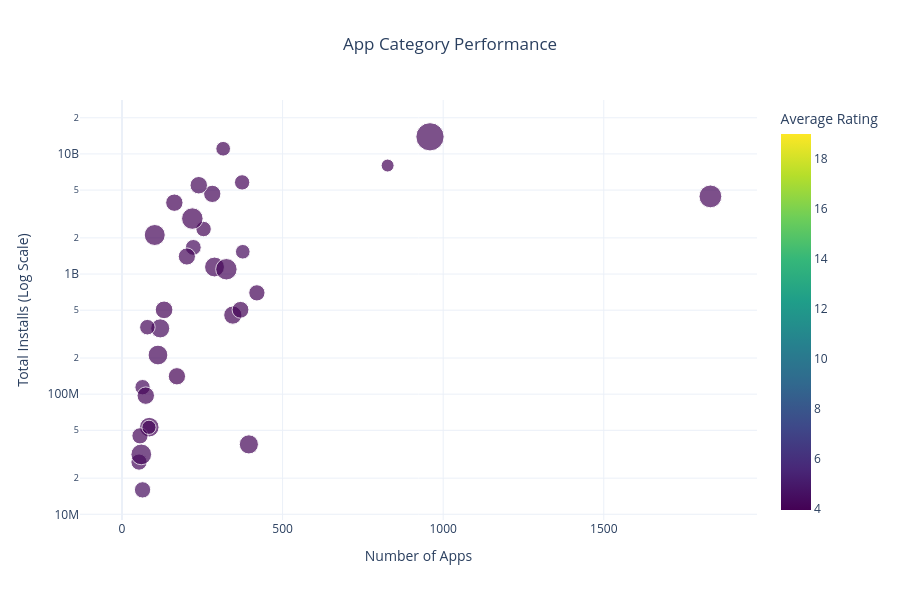

This figure's notebook cell:
### Markdown cell above
## 9. Interactive Visualization

Plotly provides a browser-based interactive view. Hovering reveals category, average rating, installs and app count, while the log-scaled install axis makes small and very large categories visible together.

### Code cell
# ============================================================
# 9. Creating an interactive plot for exploring categories
# ============================================================

try:
    import plotly.express as px

    # Creating a summary of each app category
    interactive_category = (
        apps.groupby("Category")
        .agg(
            app_count=("App", "nunique"),
            avg_rating=("Rating", "mean"),
            total_installs=("Installs", "sum"),
            avg_size_mb=("Size_MB", "mean")
        )
        .reset_index()
    )

    # Replacing the missing app-size averages so plotly can size every bubble
    interactive_category["avg_size_mb"] = (
        interactive_category["avg_size_mb"]
        .fillna(apps["Size_MB"].median())
        .clip(lower=0.1)
    )

    # Rounding the ratings to make the interactive display easier to read
    interactive_category["avg_rating"] = interactive_category["avg_rating"].round(2)

    # Creating the interactive scatter plot
    fig = px.scatter(
        interactive_category,
        x="app_count",
        y="total_installs",
        size="avg_size_mb",
        color="avg_rating",
        hover_name="Category",
        hover_data={
            "app_count": ":,",
            "total_installs": ":,",
            "avg_rating": ":.2f",
            "avg_size_mb": ":.1f"
        },
        log_y=True,
        title="App Category Performance",
        labels={
            "app_count": "Number of Apps",
            "total_installs": "Total Installs (Log Scale)",
            "avg_size_mb": "Average App Size (MB)",
            "avg_rating": "Average Rating"
        },
        color_continuous_scale="Viridis"
    )

    fig.update_layout(
        template="plotly_white",
        height=600,
        title_x=0.5,
        xaxis_title="Number of Apps",
        yaxis_title="Total Installs (Log Scale)"
    )
    
    fig.show(config={"displayModeBar": False})

except ImportError:
    print("Plotly is not installed. Run: pip install plotly")

except Exception as e:
    print(f"Could not create Plotly chart: {e}")

### Figure 1 — Plotly figure (JSON) as saved in the notebook; plotly's stock layout.template omitted (floating-point values rounded to 4 significant figures)
{"data": [{"customdata": [[19.0, 12.0], [4.36, 12.37], [4.19, 20.04], [4.28, 13.8], [4.34, 13.13], [4.1, 13.87], [4.18, 13.79], [4.12, 11.31], [3.97, 15.66], [4.36, 19.06], [4.14, 23.04], [4.44, 13.96], [4.18, 27.19], [4.12, 17.37], [4.17, 20.49], [4.25, 41.87], [4.24, 20.67], [4.15, 15.97], [4.18, 10.6], [4.09, 14.84], [4.04, 16.37], [4.17, 19.19], [4.12, 12.47], [4.3, 22.51], [4.33, 11.22], [4.16, 15.67], [4.18, 12.34], [4.23, 15.49], [4.25, 15.98], [4.22, 24.06], [4.04, 8.782], [4.07, 24.2], [4.04, 15.79], [4.24, 12.68]], "hovertemplate": "<b>%{hovertext}</b><br><br>Number of Apps=%{x:,}<br>Total Installs (Log Scale)=%{y:,}<br>Average App Size (MB)=%{customdata[1]:.1f}<br>Average Rating=%{marker.color:.2f}<extra></extra>", "hovertext": ["1.9", "ART_AND_DESIGN", "AUTO_AND_VEHICLES", "BEAUTY", "BOOKS_AND_REFERENCE", "BUSINESS", "COMICS", "COMMUNICATION", "DATING", "EDUCATION", "ENTERTAINMENT", "EVENTS", "FAMILY", "FINANCE", "FOOD_AND_DRINK", "GAME", "HEALTH_AND_FITNESS", "HOUSE_AND_HOME", "LIBRARIES_AND_DEMO", "LIFESTYLE", "MAPS_AND_NAVIGATION", "MEDICAL", "NEWS_AND_MAGAZINES", "PARENTING", "PERSONALIZATION", "PHOTOGRAPHY", "PRODUCTIVITY", "SHOPPING", "SOCIAL", "SPORTS", "TOOLS", "TRAVEL_AND_LOCAL", "VIDEO_PLAYERS", "WEATHER"], "legendgroup": "", "marker": {"color": [19.0, 4.36, 4.19, 4.28, 4.34, 4.1, 4.18, 4.12, 3.97, 4.36, 4.14, 4.44, 4.18, 4.12, 4.17, 4.25, 4.24, 4.15, 4.18, 4.09, 4.04, 4.17, 4.12, 4.3, 4.33, 4.16, 4.18, 4.23, 4.25, 4.22, 4.04, 4.07, 4.04, 4.24], "coloraxis": "coloraxis", "size": [12.0, 12.37, 20.04, 13.8, 13.13, 13.87, 13.79, 11.31, 15.66, 19.06, 23.04, 13.96, 27.19, 17.37, 20.49, 41.87, 20.67, 15.97, 10.6, 14.84, 16.37, 19.19, 12.47, 22.51, 11.22, 15.67, 12.34, 15.49, 15.98, 24.06, 8.782, 24.2, 15.79, 12.68], "sizemode": "area", "sizeref": 0.1047, "symbol": "circle"}, "mode": "markers", "name": "", "orientation": "v", "showlegend": false, "type": "scatter", "x": [1, 64, 85, 53, 222, 420, 56, 315, 171, 119, 102, 64, 1832, 345, 112, 959, 288, 74, 84, 369, 131, 395, 254, 60, 376, 281, 374, 202, 239, 325, 827, 219, 163, 79], "xaxis": "x", "y": [0, 114338100, 53130211, 27197050, 1665969576, 697164865, 44981150, 11038276251, 140926107, 352952000, 2113660000, 15973161, 4427941505, 455348734, 211798751, 13878924415, 1144022512, 97212461, 52995910, 503823539, 503281890, 38193177, 2369217760, 31521110, 1532494782, 4649147655, 5793091369, 1400348785, 5487867902, 1096474498, 8001771915, 2894887146, 3926902720, 361100520], "yaxis": "y"}], "layout": {"coloraxis": {"autocolorscale": false, "colorbar": {"title": {"text": "Average Rating"}}, "colorscale": [[0, "#440154"], [0.1111, "#482878"], [0.2222, "#3e4989"], [0.3333, "#31688e"], [0.4444, "#26828e"], [0.5556, "#1f9e89"], [0.6667, "#35b779"], [0.7778, "#6ece58"], [0.8889, "#b5de2b"], [1, "#fde725"]]}, "height": 600, "legend": {"itemsizing": "constant", "tracegroupgap": 0}, "title": {"text": "App Category Performance", "x": 0.5}, "xaxis": {"anchor": "y", "domain": [0, 1], "title": {"text": "Number of Apps"}}, "yaxis": {"anchor": "x", "domain": [0, 1], "title": {"text": "Total Installs (Log Scale)"}, "type": "log"}}}
